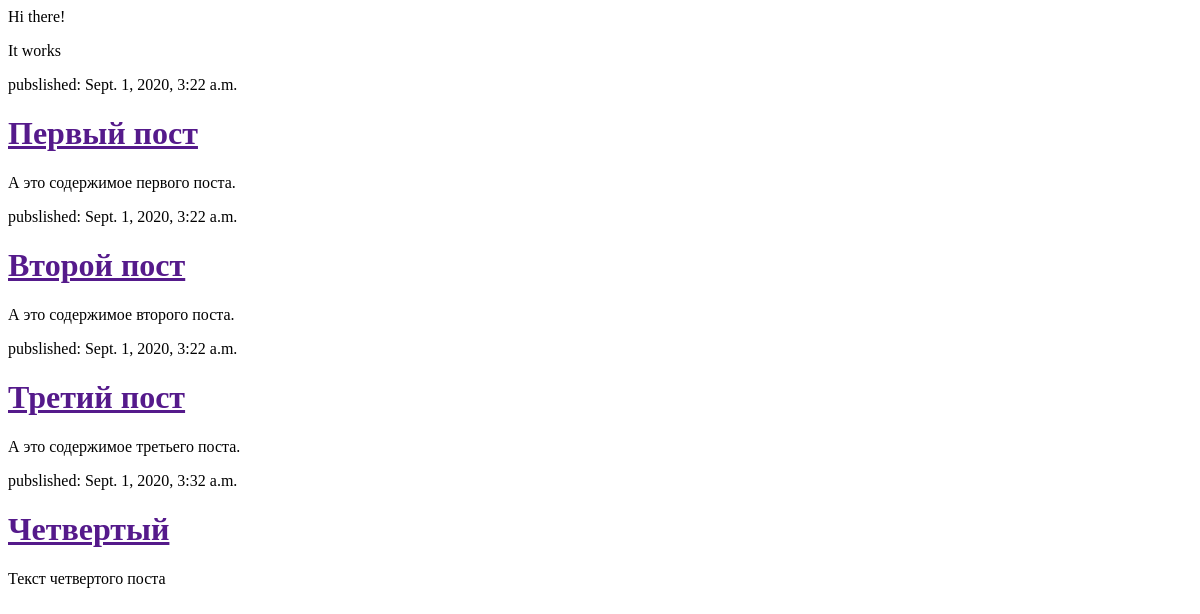
The app's page /, older data.
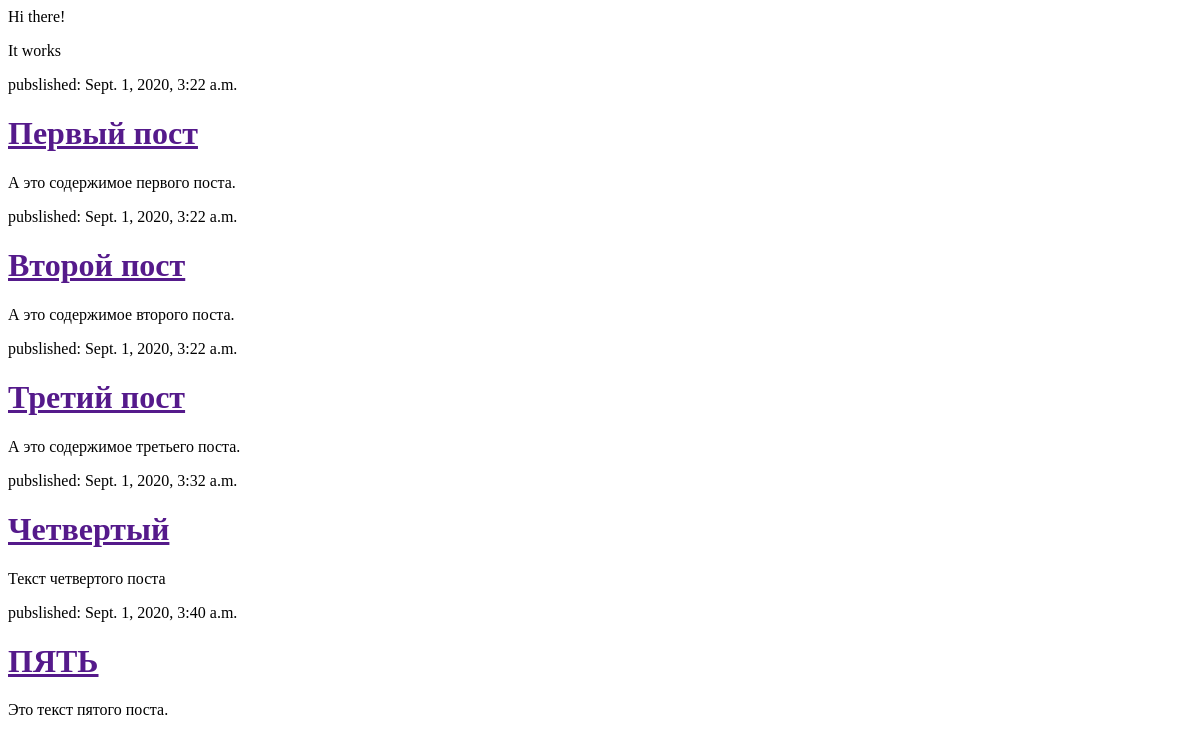
The same page, newer data.
### blog/models.py (models this page shows, shortened)
class Post(models.Model):
    author = models.ForeignKey(settings.AUTH_USER_MODEL, on_delete=models.CASCADE)
    title = models.CharField(max_length=200)
    text = models.TextField()
    created_date = models.DateTimeField(default=timezone.now)
    published_date = models.DateTimeField(blank=True, null=True)

### blog/views.py (the view)
# urls.py: path('', views.post_list, name='post_list'),
def post_list(request):
    posts = Post.objects.filter(published_date__lte=timezone.now()).order_by('published_date')
    return render(request, 'blog/post_list.html', {'posts': posts})

### blog/templates/blog/post_list.html
<html>
<head><title>ROsearch</title></head>
<p>Hi there!</p>
<p>It works</p>
{% for post in posts %}
    <div>
        <p>pubslished: {{ post.published_date }}</p>
        <h1><a href="">{{ post.title }}</a></h1>
        <p>{{ post.text|linebreaksbr }}</p>
    </div>
{% endfor %}
</html>

Row changes from the older to the newer data that the page shows:
added Post: published_date "Sept. 1, 2020, 3:40 a.m.", title "ПЯТЬ", text "Это текст пятого поста."
